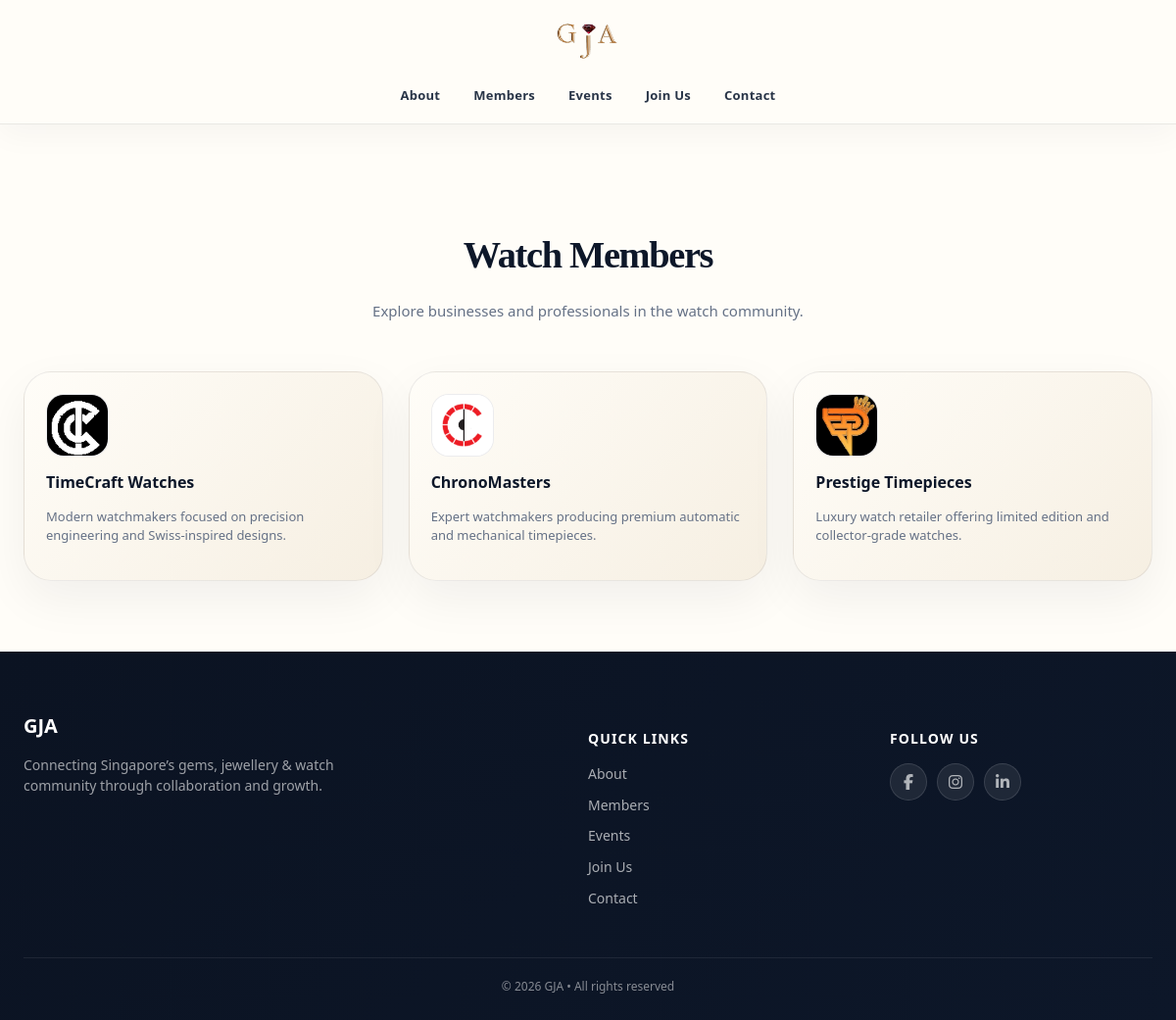
The page /members/watch/ on the database as committed earlier.
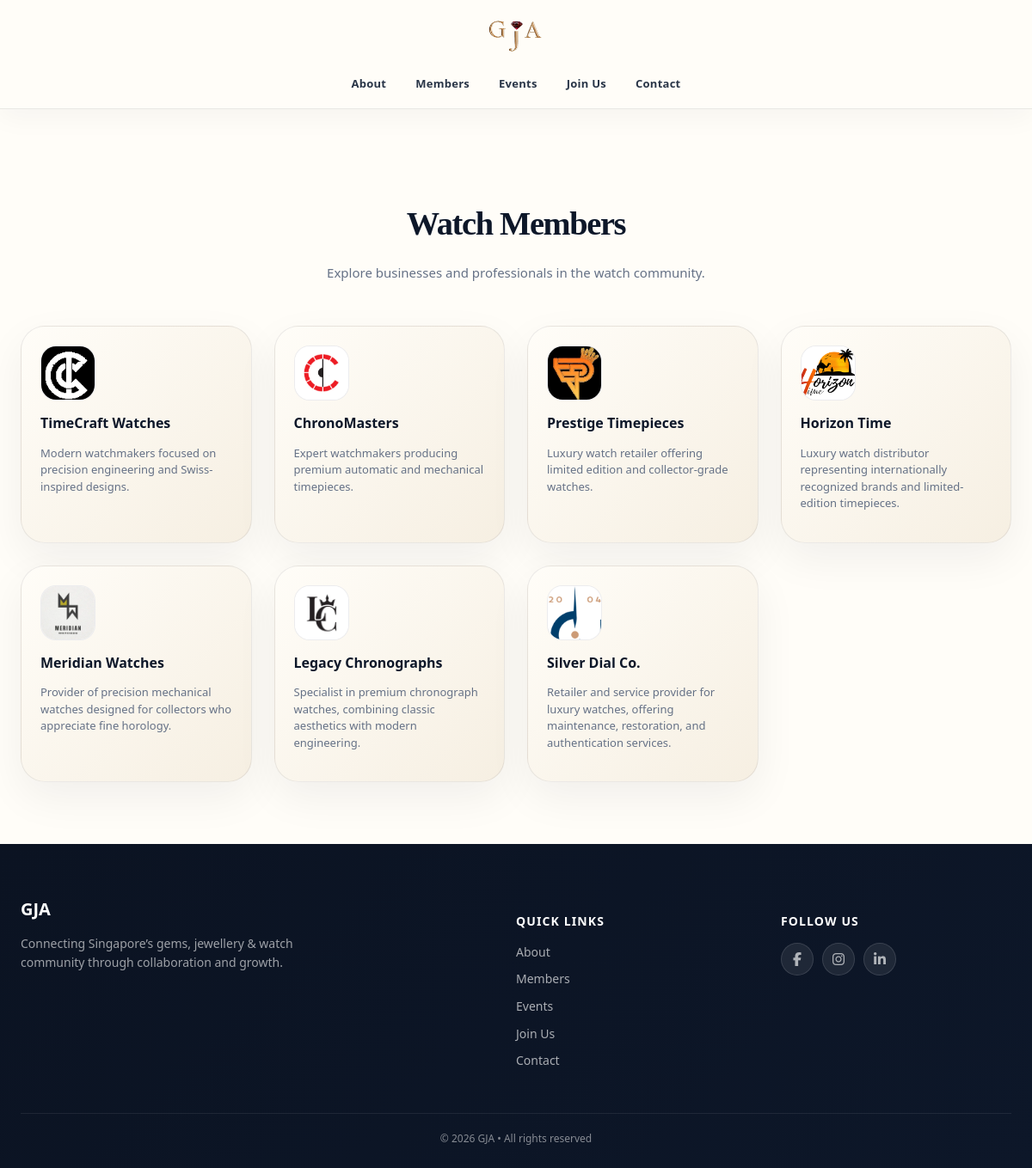
The same page on the database as committed later.
### gja/models.py (models this page shows, shortened)
class Member(models.Model):
    CATEGORY_CHOICES = [
        ('gem', 'Gem'),
        ('jewellery', 'Jewellery'),
        ('watch', 'Watch'),
        ('design', 'Design'),
    ]
    name = models.CharField(max_length=200)
    category = models.CharField(
        max_length=20,
        choices=CATEGORY_CHOICES
    )
    description = models.TextField()
    logo = models.ImageField(upload_to='members/')

### gja/views.py (the view)
def members_by_category(request, slug):
    if slug not in dict(Member.CATEGORY_CHOICES):
        raise Http404()
    members = Member.objects.filter(
        category=slug
    )
    return render(
        request,
        'members/members_list.html',
        {
            'members': members,
            'category': dict(
                Member.CATEGORY_CHOICES
            )[slug]
        }
    )

### templates/members/members_list.html (shortened to what this page needs)
{% extends 'base.html' %}
{% load static %}
{% block extra_css %}
<link rel="stylesheet" href="{% static 'css/members.css' %}">
{% endblock %}
{% block content %}
<section class="members-page">
    <div class="container">
        <div class="section-head">
            <h1 class="serif">
                {{ category }} Members
            </h1>
            <p>
                Explore businesses and professionals
                in the {{ category|lower }} community.
            </p>
        </div>
        <div class="member-grid">
            {% for member in members %}
            <div class="member-card">
                <div class="member-logo">
                    <img src="{{ member.logo.url }}" alt="{{ member.name }}">
                </div>
                <div class="member-info">
                    <h3>{{ member.name }}</h3>
                    <p>{{ member.description }}</p>
                </div>
            </div>
            {% empty %}
            <div class="empty-state">
                <h3>No Members Yet</h3>
                <p>Members for this category will appear here.</p>
            </div>
            {% endfor %}
        </div>
    </div>
</section>
{% endblock %}

### templates/base.html (shortened to what this page needs)
{% load static %}
<!doctype html>
<html lang="en">
  <head>
    <link rel="stylesheet" href="{% static 'css/base.css' %}">
    {% block extra_css %}{% endblock %}
    <link rel="stylesheet" href="https://cdnjs.cloudflare.com/ajax/libs/font-awesome/6.5.0/css/all.min.css">
  </head>
  <body>
    <header class="topbar">
      <nav class="nav" aria-label="Main navigation">
        <a class="brand" href="/#top">
          <img class="brand-logo" src="{% static 'images/GJA_logo_transparent.png' %}" alt="GJA logo">
        </a>
        <div class="navlinks">
          <a href="/#about">About</a>
          <a href="/#members">Members</a>
          <a href="/#events">Events</a>
          <a href="/#join">Join Us</a>
          <a href="/#contact">Contact</a>
        </div>
      </nav>
    </header>
    {% block content %}
    {% endblock %}
    <footer class="footer" id="contact">
      <div class="footer-inner modern-footer">
        <div class="footer-col brand-col">
          <strong class="footer-logo">GJA</strong>
          <p>Connecting Singapore’s gems, jewellery & watch community through collaboration and growth.</p>
        </div>
        <div class="footer-col">
          <h4>Quick Links</h4>
          <a href="/#about">About</a>
          <a href="/#members">Members</a>
          <a href="/#events">Events</a>
          <a href="/#join">Join Us</a>
          <a href="/#contact">Contact</a>
        </div>
        <div class="footer-col">
          <h4>Follow Us</h4>
          <div class="socials">
            <a href="#"><i class="fab fa-facebook-f"></i></a>
            <a href="#"><i class="fab fa-instagram"></i></a>
            <a href="#"><i class="fab fa-linkedin-in"></i></a>
          </div>
        </div>
      </div>
      <div class="footer-bottom">
        © 2026 GJA • All rights reserved
      </div>
    </footer>
  </body>
</html>

### static/css/base.css (style rules this page uses)
:root { --navy:#0d1729; --navy2:#15243c; --ink:#162033; --muted:#657186; --ivory:#fbf6ed; --cream:#fffdf8; --gold:#c8a45d; --gold2:#e6d19b; --line:rgba(13,23,41,.14); --shadow:0 28px 90px rgba(13,23,41,.18); --section-padding:clamp(48px, 6vw, 86px); --radius:28px; --max:1180px; }
* { box-sizing:border-box }
html { scroll-behavior:smooth; scroll-padding-top: 100px; }
body { margin:0; font-family:ui-sans-serif,system-ui,-apple-system,BlinkMacSystemFont,"Segoe UI",sans-serif; color:var(--ink); background:var(--cream); line-height:1.55 }
.serif { font-family:Georgia,"Times New Roman",serif; letter-spacing:-.035em }
a { color:inherit; text-decoration:none }
.topbar { position:sticky; top:0; z-index:50; background:rgba(255,253,248,.97); border-bottom:1px solid rgba(13,23,41,.09); box-shadow:0 10px 30px rgba(13,23,41,.04); backdrop-filter:blur(18px) }
.nav { max-width:var(--max); margin:0 auto; padding:13px 24px 12px; display:grid; grid-template-columns:1fr auto 1fr; grid-template-areas:"left logo cta" "links links links"; align-items:center; gap:9px 24px }
.brand { grid-area:logo; display:flex; flex-direction:column; align-items:center; justify-content:center; gap:4px; font-weight:900; color:var(--navy); text-align:center }
.brand-logo { width:82px; height:58px; object-fit:contain; border-radius:0; background:transparent; padding:0; box-shadow:none }
.navlinks { grid-area:links; display:flex; align-items:center; justify-content:center; gap:34px; color:#293548; font-size:13px; font-weight:750; letter-spacing:.02em }
.navlinks a { position:relative; padding:7px 0 }
.navlinks a:after { content:""; position:absolute; left:0; right:0; bottom:0; height:1px; background:var(--gold); transform:scaleX(0); transform-origin:center; transition:transform .2s ease }
.footer { background:linear-gradient(135deg,#0b1322,#0d1729); color:rgba(255,255,255,.75); padding:60px 24px 24px; font-size:14px; }
.footer-inner { max-width:var(--max); margin:0 auto; display:flex; justify-content:space-between; gap:20px; flex-wrap:wrap }
.modern-footer { display:grid; grid-template-columns:2fr 1fr 1fr; gap:40px; }
.footer-col h4 { margin-bottom:14px; color:#fff; font-size:14px; letter-spacing:.08em; text-transform:uppercase; }
.footer-col a { display:block; margin-bottom:10px; color:rgba(255,255,255,.65); transition:.2s; }
.footer-logo { font-size:20px; font-weight:900; color:#fff; display:block; margin-bottom:10px; }
.brand-col p { max-width:320px; color:rgba(255,255,255,.6); }
.socials { display:flex; gap:10px; }
.socials a { width:38px; height:38px; border-radius:50%; display:grid; place-items:center; background:rgba(255,255,255,.08); border:1px solid rgba(255,255,255,.12); transition:.25s; font-size:12px; font-weight:800; }
.socials a i { font-size:16px; line-height:1; }
.footer-bottom { margin-top:40px; padding-top:20px; border-top:1px solid rgba(255,255,255,.08); text-align:center; font-size:12px; color:rgba(255,255,255,.5); }

### static/css/members.css (style rules this page uses)
.members-page { padding: var(--section-padding) 24px; }
.members-page .container { max-width: var(--max); margin: 0 auto; }
.section-head { text-align: center; margin-bottom: 50px; }
.section-head h1 { font-size: clamp(28px, 3.2vw, 44px); color: var(--navy); margin-bottom: 10px; }
.section-head p { color: var(--muted); font-size: 15px; }
.member-grid { display: grid; grid-template-columns: repeat(auto-fit, minmax(260px, 1fr)); gap: 26px; }
.member-card { background: linear-gradient(135deg, #fffdf8, #f6efe2); border: 1px solid rgba(13, 23, 41, 0.08); border-radius: var(--radius); padding: 22px; box-shadow: 0 18px 50px rgba(13, 23, 41, 0.06); transition: all 0.3s ease; position: relative; overflow: hidden; }
.member-card h3 { margin: 0; font-size: 1.1rem; color: #0d1729; }
.member-card::after { content: ""; position: absolute; inset: 0; background: radial-gradient(circle at top right, rgba(200,164,93,.18), transparent 60%); opacity: 0; transition: 0.3s ease; }
.member-logo { width: 64px; height: 64px; border-radius: 18px; background: #fff; border: 1px solid rgba(13, 23, 41, 0.08); display: grid; place-items: center; margin-bottom: 14px; overflow: hidden; }
.member-logo img { width: 100%; height: 100%; object-fit: cover; }
.member-info h3 { font-size: 16px; color: var(--navy); margin-bottom: 8px; }
.member-info p { font-size: 13px; color: var(--muted); line-height: 1.5; }

Rows that differ between the two databases and show on the page:
added Member: logo (picture), name "Horizon Time", description "Luxury watch distributor representing internationally recognized brands and limited-edition timepieces."
added Member: logo (picture), name "Meridian Watches", description "Provider of precision mechanical watches designed for collectors who appreciate fine horology."
added Member: logo (picture), name "Legacy Chronographs", description "Specialist in premium chronograph watches, combining classic aesthetics with modern engineering."
added Member: logo (picture), name "Silver Dial Co.", description "Retailer and service provider for luxury watches, offering maintenance, restoration, and authentication services."
